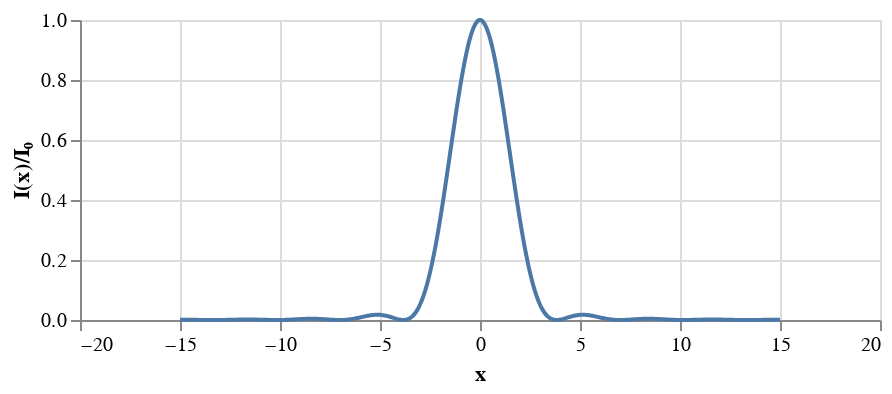

This figure's notebook cell:
### Markdown cell above
We can now use this to create an Altair `Chart`.

### Code cell
alt.Chart(df_airy,
        height=150
    ).mark_line(
    ).encode(
        x='x:Q',
        y=alt.Y('norm_I:Q', title='I(x)/I₀'),
        order='x:Q'
    )

### Figure 1 — Vega-Lite specification as saved in the notebook (floating-point values rounded to 4 significant figures; data arrays with more than 128 entries replaced by an {"elided": "..."} marker saying what was removed)
{"$schema": "https://vega.github.io/schema/vega-lite/v2.4.3.json", "config": {"view": {"height": 300, "width": 400}}, "data": {"values": {"elided": "400 records"}}, "encoding": {"order": {"field": "x", "type": "quantitative"}, "x": {"field": "x", "type": "quantitative"}, "y": {"field": "norm_I", "title": "I(x)/I₀", "type": "quantitative"}}, "height": 150, "mark": "line"}
